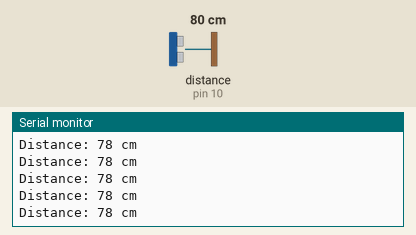
This sketch was run on a simulated Arduino Uno, built with avr-gcc and run on an emulated ATmega328P. On the bench: the last lines printed to the serial monitor. Wiring (inferred from the names in the program): ultrasonic range finder: trigger pin 9; echo pin 10. Inputs (shaded band) come from the test bench; at power-on: distance to the obstacle (sensor on pin 10) 80 cm. The echo pulse lasts 58.3 µs per cm.

Above: at 1.2 s.
1.3 s: distance to the obstacle (sensor on pin 10) set to 12 cm
At 2.4 s:
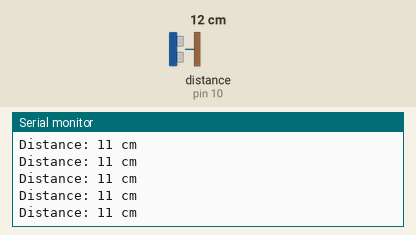
2.8 s: distance to the obstacle (sensor on pin 10) set to 9 cm
At 3.01 s:
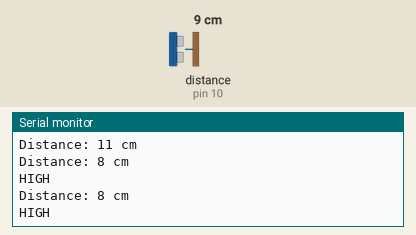
Timing chart, 0 to 5.8 s (numbered marks = the images above; inputs shaded):
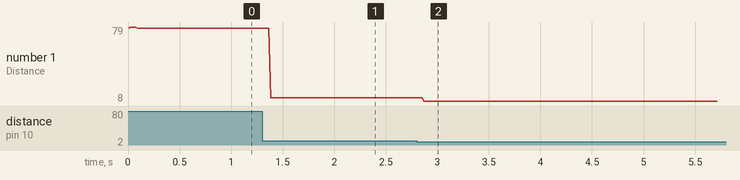

Measured:
- the behaviour switches between 11 and 10 cm on distance to the obstacle (sensor on pin 10) (found by bisection; images 1 and 2)
- after the input at 1.3 s, the serial monitor: prints a new line after 0.08 s (image 1)
- after the input at 2.8 s, the serial monitor: prints a new line after 0.07 s (image 2)
- plotted number 1: 78 → 11 after the input at 1.3 s, 11 → 8 after the input at 2.8 s

The sketch:

transmitter.ino
```cpp
#include <SoftwareSerial.h>             //-Build in library
SoftwareSerial transmitter(7,8,true);   //-Pin 8 transmits

const int trigPin = 9;
const int echoPin = 10;

long duration;
int distance;

void setup() {
  pinMode(trigPin, OUTPUT);
  pinMode(echoPin, INPUT);
  transmitter.begin(1200);
  Serial.begin(9600);
}

void loop() {
  // Clears the trigPin
  digitalWrite(trigPin, LOW);
  delayMicroseconds(2);

  // Sets the trigPin on HIGH state for 10 micro seconds
  digitalWrite(trigPin, HIGH);
  delayMicroseconds(10);
  digitalWrite(trigPin, LOW);

  // Reads the echoPin, returns the sound wave travel time in microseconds
  duration = pulseIn(echoPin, HIGH);

  // Calculating the distance
  distance = duration*0.034/2;

  // Prints the distance on the Serial Monitor
  Serial.print("Distance: ");
  Serial.print(distance);
  Serial.println(" cm");

  if (distance < 10) {
    // transmitter.println(".........ON123ON123ON123"); //Message
    transmitter.println(".........ON"); //Message
    Serial.println("HIGH");
    delay(100);
  }
}
```
